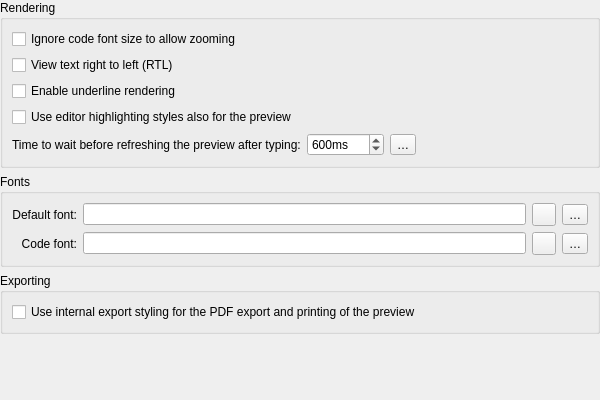
<?xml version="1.0" encoding="UTF-8"?>
<ui version="4.0">
 <class>PreviewFontSettingsWidget</class>
 <widget class="QWidget" name="PreviewFontSettingsWidget">
  <property name="geometry">
   <rect>
    <x>0</x>
    <y>0</y>
    <width>600</width>
    <height>400</height>
   </rect>
  </property>
  <layout class="QGridLayout" name="gridLayout_42">
   <property name="leftMargin">
    <number>0</number>
   </property>
   <property name="topMargin">
    <number>0</number>
   </property>
   <property name="rightMargin">
    <number>0</number>
   </property>
   <property name="bottomMargin">
    <number>0</number>
   </property>
   <item row="4" column="0">
    <spacer name="verticalSpacer_10">
     <property name="orientation">
      <enum>Qt::Vertical</enum>
     </property>
     <property name="sizeHint" stdset="0">
      <size>
       <width>20</width>
       <height>40</height>
      </size>
     </property>
    </spacer>
   </item>
   <item row="1" column="0">
    <widget class="QGroupBox" name="groupBox_34">
     <property name="sizePolicy">
      <sizepolicy hsizetype="Minimum" vsizetype="Preferred">
       <horstretch>0</horstretch>
       <verstretch>0</verstretch>
      </sizepolicy>
     </property>
     <property name="title">
      <string>Rendering</string>
     </property>
     <layout class="QGridLayout" name="gridLayout_82">
      <item row="4" column="0">
       <widget class="QLabel" name="cursorWidthLabel_2">
        <property name="text">
         <string>Time to wait before refreshing the preview after typing:</string>
        </property>
       </widget>
      </item>
      <item row="4" column="2">
       <widget class="QToolButton" name="noteTextViewRefreshDebounceTimeResetButton">
        <property name="toolTip">
         <string>Reset the debounce time</string>
        </property>
        <property name="text">
         <string notr="true">…</string>
        </property>
        <property name="icon">
         <iconset theme="edit-clear" resource="../breeze-qownnotes.qrc">
          <normaloff>:/icons/breeze-qownnotes/16x16/edit-clear.svg</normaloff>:/icons/breeze-qownnotes/16x16/edit-clear.svg</iconset>
        </property>
       </widget>
      </item>
      <item row="4" column="1">
       <widget class="QSpinBox" name="noteTextViewRefreshDebounceTimeSpinBox">
        <property name="toolTip">
         <string>0ms means don't wait for the typing to stop</string>
        </property>
        <property name="suffix">
         <string notr="true">ms</string>
        </property>
        <property name="minimum">
         <number>0</number>
        </property>
        <property name="maximum">
         <number>10000</number>
        </property>
        <property name="value">
         <number>600</number>
        </property>
       </widget>
      </item>
      <item row="4" column="3">
       <spacer name="horizontalSpacer_17">
        <property name="orientation">
         <enum>Qt::Orientation::Horizontal</enum>
        </property>
        <property name="sizeHint" stdset="0">
         <size>
          <width>40</width>
          <height>20</height>
         </size>
        </property>
       </spacer>
      </item>
      <item row="3" column="0" colspan="4">
       <widget class="QCheckBox" name="noteTextViewUseEditorStylesCheckBox">
        <property name="text">
         <string>Use editor highlighting styles also for the preview</string>
        </property>
       </widget>
      </item>
      <item row="2" column="0" colspan="2">
       <widget class="QCheckBox" name="noteTextViewUnderlineCheckBox">
        <property name="text">
         <string>Enable underline rendering</string>
        </property>
       </widget>
      </item>
      <item row="1" column="0" colspan="2">
       <widget class="QCheckBox" name="noteTextViewRTLCheckBox">
        <property name="text">
         <string>View text right to left (RTL)</string>
        </property>
       </widget>
      </item>
      <item row="0" column="0" colspan="2">
       <widget class="QCheckBox" name="noteTextViewIgnoreCodeFontSizeCheckBox">
        <property name="text">
         <string>Ignore code font size to allow zooming</string>
        </property>
       </widget>
      </item>
     </layout>
    </widget>
   </item>
   <item row="3" column="0">
    <widget class="QGroupBox" name="groupBox_26">
     <property name="title">
      <string>Exporting</string>
     </property>
     <layout class="QVBoxLayout" name="verticalLayout_29">
      <item>
       <widget class="QCheckBox" name="useInternalExportStylingCheckBox">
        <property name="text">
         <string>Use internal export styling for the PDF export and printing of the preview</string>
        </property>
       </widget>
      </item>
     </layout>
    </widget>
   </item>
   <item row="2" column="0">
    <widget class="QGroupBox" name="previewFontsGroupBox">
     <property name="sizePolicy">
      <sizepolicy hsizetype="Minimum" vsizetype="Preferred">
       <horstretch>0</horstretch>
       <verstretch>0</verstretch>
      </sizepolicy>
     </property>
     <property name="title">
      <string>Fonts</string>
     </property>
     <layout class="QGridLayout" name="gridLayout_6">
      <item row="0" column="1">
       <widget class="QLineEdit" name="noteTextViewFontLabel">
        <property name="readOnly">
         <bool>true</bool>
        </property>
       </widget>
      </item>
      <item row="1" column="0">
       <widget class="QLabel" name="noteTextViewCodeFontHeadlineLabel">
        <property name="text">
         <string>Code font:</string>
        </property>
        <property name="alignment">
         <set>Qt::AlignmentFlag::AlignRight|Qt::AlignmentFlag::AlignTrailing|Qt::AlignmentFlag::AlignVCenter</set>
        </property>
       </widget>
      </item>
      <item row="1" column="2">
       <widget class="QToolButton" name="noteTextViewCodeButton">
        <property name="toolTip">
         <string>Set a new font</string>
        </property>
        <property name="text">
         <string/>
        </property>
        <property name="icon">
         <iconset theme="gtk-select-font" resource="../breeze-qownnotes.qrc">
          <normaloff>:/icons/breeze-qownnotes/16x16/gtk-select-font.svg</normaloff>:/icons/breeze-qownnotes/16x16/gtk-select-font.svg</iconset>
        </property>
       </widget>
      </item>
      <item row="1" column="3">
       <widget class="QToolButton" name="noteTextViewCodeResetButton">
        <property name="toolTip">
         <string>Reset font</string>
        </property>
        <property name="text">
         <string notr="true">…</string>
        </property>
        <property name="icon">
         <iconset theme="edit-clear" resource="../breeze-qownnotes.qrc">
          <normaloff>:/icons/breeze-qownnotes/16x16/edit-clear.svg</normaloff>:/icons/breeze-qownnotes/16x16/edit-clear.svg</iconset>
        </property>
       </widget>
      </item>
      <item row="0" column="2">
       <widget class="QToolButton" name="noteTextViewButton">
        <property name="toolTip">
         <string>Set a new font</string>
        </property>
        <property name="text">
         <string/>
        </property>
        <property name="icon">
         <iconset theme="gtk-select-font" resource="../breeze-qownnotes.qrc">
          <normaloff>:/icons/breeze-qownnotes/16x16/gtk-select-font.svg</normaloff>:/icons/breeze-qownnotes/16x16/gtk-select-font.svg</iconset>
        </property>
       </widget>
      </item>
      <item row="1" column="1">
       <widget class="QLineEdit" name="noteTextViewCodeFontLabel">
        <property name="readOnly">
         <bool>true</bool>
        </property>
       </widget>
      </item>
      <item row="0" column="0">
       <widget class="QLabel" name="noteTextViewFontHeadlineLabel">
        <property name="text">
         <string>Default font:</string>
        </property>
        <property name="alignment">
         <set>Qt::AlignmentFlag::AlignRight|Qt::AlignmentFlag::AlignTrailing|Qt::AlignmentFlag::AlignVCenter</set>
        </property>
       </widget>
      </item>
      <item row="0" column="3">
       <widget class="QToolButton" name="noteTextViewResetButton">
        <property name="toolTip">
         <string>Reset font</string>
        </property>
        <property name="text">
         <string notr="true">…</string>
        </property>
        <property name="icon">
         <iconset theme="edit-clear" resource="../breeze-qownnotes.qrc">
          <normaloff>:/icons/breeze-qownnotes/16x16/edit-clear.svg</normaloff>:/icons/breeze-qownnotes/16x16/edit-clear.svg</iconset>
        </property>
       </widget>
      </item>
     </layout>
    </widget>
   </item>
  </layout>
 </widget>
 <resources>
  <include location="../breeze-qownnotes.qrc"/>
 </resources>
 <connections/>
</ui>
